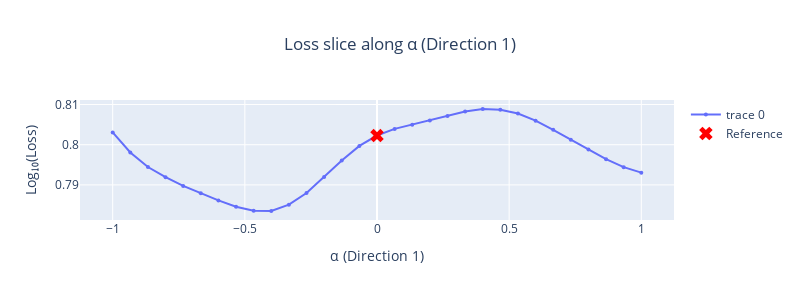

The notebook cell saved with this chart:
### Markdown cell above
## 5. Analyze the Landscape

Key observations to look for:
- **Sharp vs flat minima**: Flat minima often generalize better
- **Symmetry**: The landscape shape reveals optimization dynamics
- **Loss at center**: Should be at/near minimum if well-trained

### Code cell
# 1D slices through the landscape
from gradientlab.nn_landscape import LandscapeVisualizer

visualizer = LandscapeVisualizer(VisualizationConfig(log_scale=True))

# Slice along alpha direction (beta=0)
fig_alpha = visualizer.plot_1d_slice(
    landscape.loss_grid,
    landscape.alphas,
    landscape.betas,
    direction="alpha",
    title="Loss slice along α (Direction 1)",
)
fig_alpha.show()

### Figure 1 — Plotly figure (JSON) as saved in the notebook; plotly's stock layout.template omitted (floating-point values rounded to 4 significant figures)
{"data": [{"line": {"width": 2}, "marker": {"size": 4}, "mode": "lines+markers", "type": "scatter", "x": [-1.0, -0.9333, -0.8667, -0.8, -0.7333, -0.6667, -0.6, -0.5333, -0.4667, -0.4, -0.3333, -0.2667, -0.2, -0.1333, -0.06667, -5.215e-08, 0.06667, 0.1333, 0.2, 0.2667, 0.3333, 0.4, 0.4667, 0.5333, 0.6, 0.6667, 0.7333, 0.8, 0.8667, 0.9333, 1.0], "y": [0.8031, 0.7981, 0.7944, 0.7919, 0.7897, 0.788, 0.7862, 0.7846, 0.7836, 0.7835, 0.7851, 0.788, 0.792, 0.7961, 0.7997, 0.8023, 0.8039, 0.805, 0.806, 0.8072, 0.8083, 0.8089, 0.8087, 0.8078, 0.806, 0.8037, 0.8012, 0.7988, 0.7964, 0.7944, 0.793]}, {"marker": {"color": "red", "size": 12, "symbol": "x"}, "mode": "markers", "name": "Reference", "type": "scatter", "x": [0], "y": [0.8023]}], "layout": {"height": 300, "showlegend": true, "title": {"text": "Loss slice along α (Direction 1)", "x": 0.5, "xanchor": "center"}, "width": 800, "xaxis": {"title": {"text": "α (Direction 1)"}}, "yaxis": {"title": {"text": "Log₁₀(Loss)"}}}}
